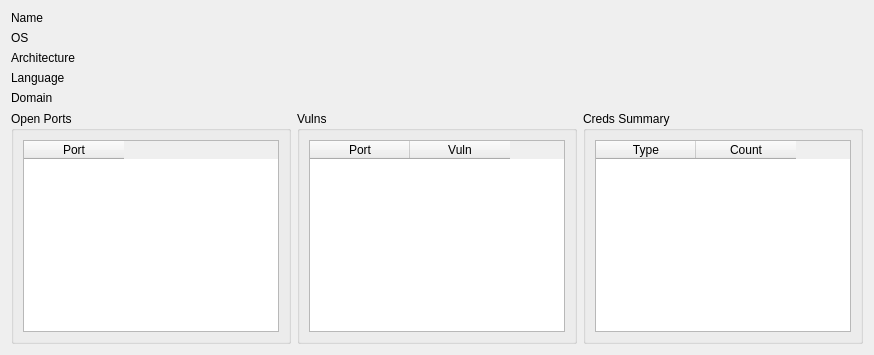
          <widget class="QWidget" name="tab_3">
           <attribute name="title">
            <string>Host Info</string>
           </attribute>
           <layout class="QVBoxLayout" name="verticalLayout_10">
            <item>
             <layout class="QVBoxLayout" name="verticalLayout_9">
              <item>
               <layout class="QHBoxLayout" name="horizontalLayout_5">
                <item>
                 <widget class="QLabel" name="label_2">
                  <property name="minimumSize">
                   <size>
                    <width>110</width>
                    <height>0</height>
                   </size>
                  </property>
                  <property name="maximumSize">
                   <size>
                    <width>110</width>
                    <height>16777215</height>
                   </size>
                  </property>
                  <property name="text">
                   <string>Name</string>
                  </property>
                 </widget>
                </item>
                <item>
                 <widget class="QLabel" name="lblComputerName">
                  <property name="text">
                   <string/>
                  </property>
                 </widget>
                </item>
               </layout>
              </item>
              <item>
               <layout class="QHBoxLayout" name="horizontalLayout_6">
                <item>
                 <widget class="QLabel" name="label_4">
                  <property name="minimumSize">
                   <size>
                    <width>110</width>
                    <height>0</height>
                   </size>
                  </property>
                  <property name="maximumSize">
                   <size>
                    <width>110</width>
                    <height>16777215</height>
                   </size>
                  </property>
                  <property name="text">
                   <string>OS</string>
                  </property>
                 </widget>
                </item>
                <item>
                 <widget class="QLabel" name="lblOS">
                  <property name="text">
                   <string/>
                  </property>
                 </widget>
                </item>
               </layout>
              </item>
              <item>
               <layout class="QHBoxLayout" name="horizontalLayout_7">
                <item>
                 <widget class="QLabel" name="label_6">
                  <property name="minimumSize">
                   <size>
                    <width>110</width>
                    <height>0</height>
                   </size>
                  </property>
                  <property name="maximumSize">
                   <size>
                    <width>110</width>
                    <height>16777215</height>
                   </size>
                  </property>
                  <property name="text">
                   <string>Architecture</string>
                  </property>
                 </widget>
                </item>
                <item>
                 <widget class="QLabel" name="lblArchitecture">
                  <property name="text">
                   <string/>
                  </property>
                 </widget>
                </item>
               </layout>
              </item>
              <item>
               <layout class="QHBoxLayout" name="horizontalLayout_8">
                <item>
                 <widget class="QLabel" name="label_8">
                  <property name="minimumSize">
                   <size>
                    <width>110</width>
                    <height>0</height>
                   </size>
                  </property>
                  <property name="maximumSize">
                   <size>
                    <width>110</width>
                    <height>16777215</height>
                   </size>
                  </property>
                  <property name="text">
                   <string>Language</string>
                  </property>
                 </widget>
                </item>
                <item>
                 <widget class="QLabel" name="lblLanguage">
                  <property name="text">
                   <string/>
                  </property>
                 </widget>
                </item>
               </layout>
              </item>
              <item>
               <layout class="QHBoxLayout" name="horizontalLayout_9">
                <item>
                 <widget class="QLabel" name="label_10">
                  <property name="minimumSize">
                   <size>
                    <width>110</width>
                    <height>0</height>
                   </size>
                  </property>
                  <property name="maximumSize">
                   <size>
                    <width>110</width>
                    <height>16777215</height>
                   </size>
                  </property>
                  <property name="text">
                   <string>Domain</string>
                  </property>
                 </widget>
                </item>
                <item>
                 <widget class="QLabel" name="lblDomain">
                  <property name="text">
                   <string/>
                  </property>
                 </widget>
                </item>
               </layout>
              </item>
             </layout>
            </item>
            <item>
             <layout class="QHBoxLayout" name="horizontalLayout_10">
              <item>
               <widget class="QGroupBox" name="groupBox_13">
                <property name="title">
                 <string>Open Ports</string>
                </property>
                <layout class="QGridLayout" name="gridLayout_9">
                 <item row="0" column="0">
                  <widget class="QTableWidget" name="tblHostPorts">
                   <property name="selectionMode">
                    <enum>QAbstractItemView::SingleSelection</enum>
                   </property>
                   <property name="selectionBehavior">
                    <enum>QAbstractItemView::SelectRows</enum>
                   </property>
                   <column>
                    <property name="text">
                     <string>Port</string>
                    </property>
                   </column>
                  </widget>
                 </item>
                </layout>
               </widget>
              </item>
              <item>
               <widget class="QGroupBox" name="groupBox_14">
                <property name="title">
                 <string>Vulns</string>
                </property>
                <layout class="QGridLayout" name="gridLayout_11">
                 <item row="0" column="0">
                  <widget class="QTableWidget" name="tblHostVulns">
                   <property name="selectionMode">
                    <enum>QAbstractItemView::SingleSelection</enum>
                   </property>
                   <property name="selectionBehavior">
                    <enum>QAbstractItemView::SelectRows</enum>
                   </property>
                   <column>
                    <property name="text">
                     <string>Port</string>
                    </property>
                   </column>
                   <column>
                    <property name="text">
                     <string>Vuln</string>
                    </property>
                   </column>
                  </widget>
                 </item>
                </layout>
               </widget>
              </item>
              <item>
               <widget class="QGroupBox" name="groupBox_15">
                <property name="title">
                 <string>Creds Summary</string>
                </property>
                <layout class="QGridLayout" name="gridLayout_10">
                 <item row="0" column="0">
                  <widget class="QTableWidget" name="tblHostCredsSummary">
                   <property name="selectionMode">
                    <enum>QAbstractItemView::SingleSelection</enum>
                   </property>
                   <property name="selectionBehavior">
                    <enum>QAbstractItemView::SelectRows</enum>
                   </property>
                   <column>
                    <property name="text">
                     <string>Type</string>
                    </property>
                   </column>
                   <column>
                    <property name="text">
                     <string>Count</string>
                    </property>
                   </column>
                  </widget>
                 </item>
                </layout>
               </widget>
              </item>
             </layout>
            </item>
           </layout>
          </widget>
